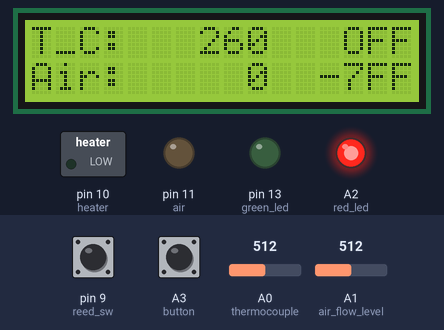
The sketch below on a simulated Arduino Uno, built with avr-gcc and run on an emulated ATmega328P. Shown: 16×2 character LCD, switched loads named in the sketch (green lamp = pin HIGH), output pins drawn as LEDs (lit = HIGH). Inputs (shaded band) come from the test bench; at power-on: A3 (button) HIGH, A0 (thermocouple) = 512, A1 (air_flow_level) = 512, pin 9 (reed_sw) LOW.

Above: at 1.2 s.
1.3 s: A3 (button) pulled LOW for 0.15 s
At 2.6 s:
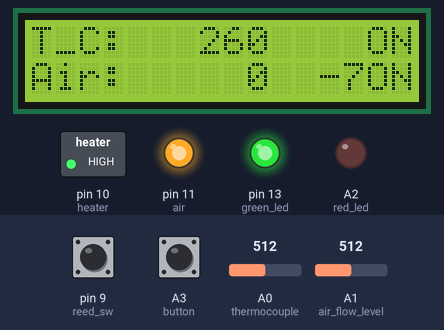
2.9 s: A0 (thermocouple) set to 839
At 4.2 s:
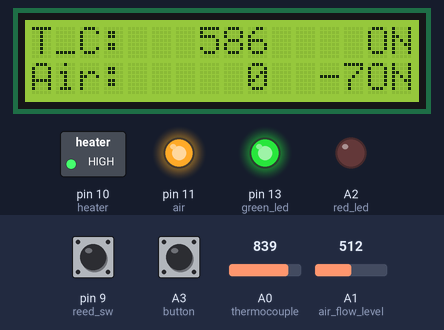
4.5 s: A0 (thermocouple) set to 871
At 4.85 s:
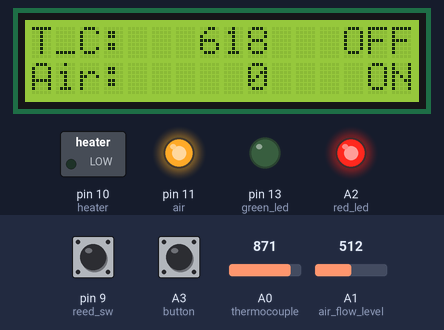
6.5 s: A1 (air_flow_level) set to 306
9.4 s: A1 (air_flow_level) set to 122
12.3 s: A0 (thermocouple) set to 299
At 13.3 s:
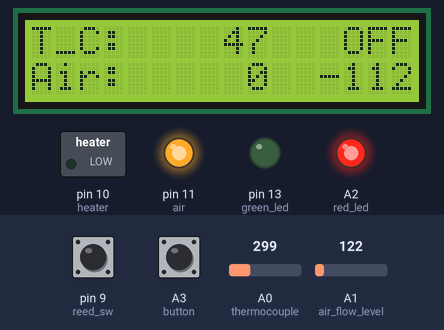
13.9 s: A0 (thermocouple) set to 278
At 13.96 s:
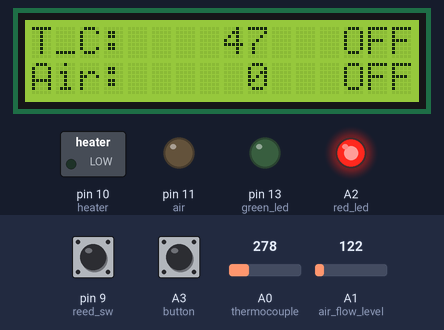
Timing chart, 0 to 16.5 s (numbered marks = the images above; inputs shaded):
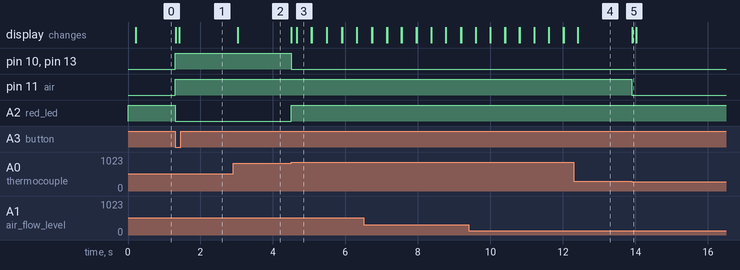

The sketch:

Hotair_soldering_iron_controller.ino
```cpp
// (licence header left out)
#include <Wire.h>
#include <LiquidCrystal_PCF8574.h>

// Pinout
#define heater 10
#define air 11
#define thermocouple A0
#define air_flow_level A1
#define button A3
#define red_led A2
#define green_led 13
#define reed_sw 9

LiquidCrystal_PCF8574 lcd(0x27);  // set the LCD address to 0x27 for a 16 chars and 2 line display
unsigned long currentTime;
unsigned long oldTime = 0;

const float ref_v = 5.1; //measured LDO voltage
const float k = 200.3; //linear temperature dependancy over thermocouple amp voltage coeficient k
const float b = -251.0; //linear temperature dependancy over thermocouple amp voltage coeficient b
const float coef = (k*ref_v)/1023.0; //simplify temp calculations
const int OVER_TEMP = 600;
const int SAFE_TEMP = 40;

int temp, flow, mflow;
int counter = 0;

String heater_state = " OFF";
String fan_state = " OFF";

//flags
int debug_flag = 0;
int interrupt_flag = 0;
int temp_check_flag = 0;
int on_state = 0;

//Interrupt service routines
//reed switch closed
ISR(PCINT0_vect) {
    delay(10);
    interrupt_flag = 1;
    if (digitalRead(reed_sw) == 0){
      on_state = 0;
    }
}
//button pressed
ISR(PCINT1_vect) {
  delay(10);
  if (digitalRead(button) == 0){
    interrupt_flag = 1;
    on_state = 1;
  }
}

void setup() {
  pinMode(heater, OUTPUT);
  pinMode(air, OUTPUT);
  pinMode(red_led, OUTPUT);
  pinMode(green_led, OUTPUT);
  pinMode(button, INPUT);
  pinMode(reed_sw, INPUT);

  //initial output levels
  digitalWrite(heater, LOW);
  digitalWrite(air, LOW);
  digitalWrite(red_led, HIGH);
  digitalWrite(green_led, LOW);

  //reed switch interrupt setup
  PCICR |= (1<<PCIE0); //enable PCINT[7:0] pin interrupts
  PCMSK0 &= ~(1<<PCINT1); //disable interrupt on PCINT1 pin (reed switch)
  //button interrupt setup
  PCICR |= (1<<PCIE1); //enable PCINT[14:8] pin interrupts
  PCMSK1 |= (1<<PCINT11); //enable interrupt on PCINT11 pin (button)
  sei(); // global interrupts enable

  if (debug_flag == 1){
    Serial.begin(9600);
    Serial.println("START");
  }

  Wire.begin();
  Wire.beginTransmission(0x27);

  lcd.begin(16, 2); // initialize the lcd
  lcd.setBacklight(255);
  lcd.home();
  lcd.clear();
  lcd.setCursor(0, 0);
  lcd.print("T_C:");
  lcd.setCursor(0, 1);
  lcd.print("Air:");
  lcd_update_state();

}

void loop() {

  // measure and calculate temperature and air flow level
  temp = ((analogRead(thermocouple)*coef)+b);
  flow = analogRead(air_flow_level);
  mflow = map(flow, 540, 910, 0, 100);

  // over temperature shutdown
  if (temp > OVER_TEMP){
    interrupt_flag = 1;
    on_state = 0;
    if (debug_flag == 1){
      Serial.println("over temperature");
    }
  }

  if (on_state == 1 && digitalRead(reed_sw) == 1){
    PCMSK0 |= (1<<PCINT1); //enable interrupt on PCINT1 pin (reed switch)
  }
  else{
    PCMSK0 &= ~(1<<PCINT1); //disable interrupt on PCINT1 pin (reed switch)
  }

  if (interrupt_flag == 1){
    if (on_state){
      digitalWrite(green_led, HIGH);
      digitalWrite(heater, HIGH);
      digitalWrite(air, HIGH);
      digitalWrite(red_led, LOW);
      heater_state = "  ON";
      fan_state = "  ON";
      temp_check_flag = 0;
    }
    else{
      digitalWrite(green_led, LOW);
      digitalWrite(heater, LOW);
      digitalWrite(red_led, HIGH);
      heater_state = " OFF";
      temp_check_flag = 1;
    }
  interrupt_flag = 0;
  lcd_update_state();
  }

  if (temp_check_flag == 1){
    if (temp < SAFE_TEMP){
      digitalWrite(air, LOW);
      fan_state = " OFF";
      temp_check_flag = 0;
      lcd_update_state();
    }
  }
  // what time it is?
  currentTime = millis();
  // update LCD every 200 ms
  if (currentTime-oldTime > 200){
    oldTime = currentTime;
    if (debug_flag == 1){
      counter++;
    }
    lcd_update();
  }

  //debug values every second
  if (debug_flag == 1 && counter == 5){
    counter = 0;
    Serial.print("ADCv");
    Serial.print("\t");
    Serial.print("T_V");
    Serial.print("\t");
    Serial.print("TEMP");
    Serial.print("\t");
    Serial.print("Hstate");
    Serial.print("\t");
    Serial.print("Fstate");
    Serial.print("\t");
    Serial.print("Tchk");
    Serial.print("\t");
    Serial.println("Time");
    Serial.print((((float)flow*5.0)/1023.0));
    Serial.print("\t");
    Serial.print((((float)flow*5.0*5.7)/1023.0));
    Serial.print("\t");
    Serial.print(temp);
    Serial.print("\t");
    Serial.print(heater_state);
    Serial.print("\t");
    Serial.print(fan_state);
    Serial.print("\t");
    Serial.print(temp_check_flag);
    Serial.print("\t");
    Serial.println(currentTime/1000);
    Serial.println();
  }
}

void lcd_update(){
  lcd.setCursor(7, 0);
  if (temp < 100){
    lcd.print(" ");}
  lcd.print(temp);

  lcd.setCursor(7, 1);
  if (mflow < 0){
    lcd.print("  0");
  }
  if (mflow < 10){
    lcd.print("  ");}
  else if (mflow < 100){
    lcd.print(" ");}
  lcd.print(mflow);
}

void lcd_update_state(){
  lcd.setCursor(12, 0);
  lcd.print(heater_state);

  lcd.setCursor(12, 1);
  lcd.print(fan_state);
}
```

Measured:
- the behaviour switches between 853 and 854 on A0 (thermocouple) (found by bisection; images 2 and 3)
- the behaviour switches between 292 and 291 on A0 (thermocouple) (found by bisection; images 4 and 5)
- after the input at 1.3 s, pin 10 (heater), pin 11 (air), pin 13 (green_led): LOW → HIGH at once; A2 (red_led): HIGH → LOW at once; the display: first changes at once (image 1 shows a later state)
- after the input at 2.9 s, the display: changes after 0.13 s (image 2)
- after the input at 4.5 s, pin 10 (heater), pin 13 (green_led): HIGH → LOW at once; A2 (red_led): LOW → HIGH at once; the display: first changes at once (image 3 shows a later state)
- after the input at 12.3 s, the display: changes after 0.11 s (image 4)
- after the input at 13.9 s, pin 11 (air): HIGH → LOW at once; the display: changes at once (image 5)
